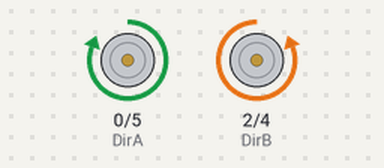
Bench run of a program on a simulated ESP32 board running MicroPython. Shown: direction and speed pins drawn as motors (green arrow = direction pin HIGH = forward, orange = LOW = backward, longer = more drive). What the program prints to the serial console is not drawn.

Above: at 0.05 s.
Timing chart, 0 to 3.0 s (numbered marks = the images above):
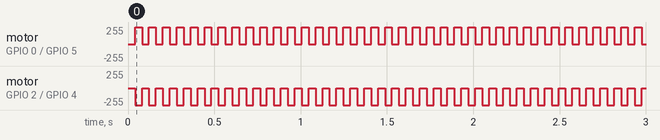

The program:

main.py
```python
from machine import  Pin
# Pinos reservados para o sensor de linha
pinEsq = 12 #D6
pinDir = 14 #D5
sensorLinhaEsq = Pin(pinEsq, Pin.IN, Pin.PULL_UP)
sensorLinhaDir = Pin(pinDir, Pin.IN, Pin.PULL_UP)

import time
from rodas import Rodas
r = Rodas()

delta = 40
## O sensor retorna 1 para escuro (linha) e 0 para claro (livre)
while ( True ):
  r.parar()
  time.sleep_ms(delta)
  if ( not sensorLinhaDir.value() and not sensorLinhaEsq.value() ):
    r.frente()
  elif ( sensorLinhaEsq.value() ):
    r.esquerda()
  elif ( sensorLinhaDir.value() ):
    r.direita()
  time.sleep_ms(delta)
```

rodas.py
```python
from machine import Pin,PWM
class Rodas:
  def __init__ (self):
    ## Frequencia de trabalho do motor
    # O valor maximo e 1024
    self.freqA = 1024
    self.freqB = 1024
    ## Os pinos para o Shield ESP são fixos
    # Para o motor A, esquerdo, os pinos sao:
    # 5 para velocidade e 0 para direção
    self.PwmA = PWM(Pin(5), freq=1000 ,duty = 0)
    self.DirA = Pin(0, Pin.OUT)
    # Para o motor A, esquerdo, os pinos sao:
    # 5 para velocidade e 0 para direção
    self.PwmB = PWM(Pin(4), freq=1000 ,duty = 0)
    self.DirB = Pin(2, Pin.OUT)
    # Os pinos a seguir foram ocupados
    # para controlar a ponte H
    # D1 = GPIO 5
    # D2 = GPIO 4
    # D3 = GPIO 0
    # D4 = GPIO 2


  def frente(self):
    print("frente")
    self.PwmA.duty(1024)
    self.PwmB.duty(1024)
    self.DirA.off()
    self.DirB.off()

  def re(self):
    print("re")
    self.PwmA.duty(1024)
    self.PwmB.duty(1024)
    self.DirA.on()
    self.DirB.on()

  def esquerda(self):
    print("esquerda")
    self.PwmA.duty(1024)
    self.PwmB.duty(1024)
    self.DirA.on()
    self.DirB.off()

  def direita(self):
    print("direita")
    self.PwmA.duty(1024)
    self.PwmB.duty(1024)
    self.DirA.off()
    self.DirB.on()

  def parar(self):
    print("parar")
    self.PwmA.duty(0)
    self.PwmB.duty(0)
    self.DirA.off()
    self.DirB.off()
```

Measured:
- by itself, motor on GPIO 0 (DirA) / GPIO 5 (PwmA): alternates forward 255/255 for 0.04 s and stopped for 0.04 s
- by itself, motor on GPIO 2 (DirB) / GPIO 4 (PwmB): alternates backward 255/255 for 0.04 s and stopped for 0.04 s
